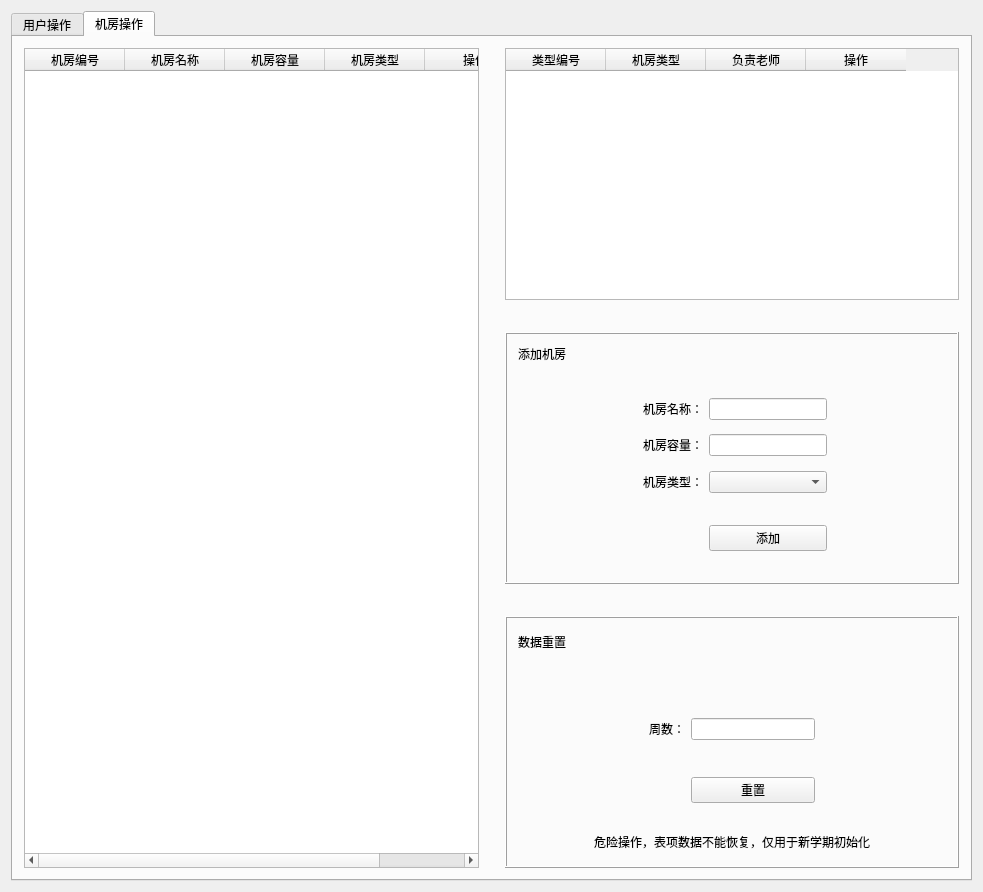
<?xml version="1.0" encoding="UTF-8"?>
<ui version="4.0">
 <class>Admin0Window</class>
 <widget class="QWidget" name="Admin0Window">
  <property name="geometry">
   <rect>
    <x>0</x>
    <y>0</y>
    <width>983</width>
    <height>892</height>
   </rect>
  </property>
  <property name="windowTitle">
   <string>Admin0Window</string>
  </property>
  <property name="windowIcon">
   <iconset>
    <normaloff>computer.png</normaloff>computer.png</iconset>
  </property>
  <layout class="QGridLayout" name="gridLayout">
   <item row="0" column="0">
    <widget class="QTabWidget" name="tabWidget">
     <property name="currentIndex">
      <number>1</number>
     </property>
     <widget class="QWidget" name="tab_3">
      <attribute name="title">
       <string>用户操作</string>
      </attribute>
      <layout class="QGridLayout" name="gridLayout_4">
       <item row="0" column="0">
        <widget class="QStackedWidget" name="stackedWidget">
         <property name="currentIndex">
          <number>0</number>
         </property>
         <widget class="QWidget" name="mainPage">
          <layout class="QGridLayout" name="gridLayout_2">
           <item row="1" column="1">
            <spacer name="horizontalSpacer_11">
             <property name="orientation">
              <enum>Qt::Horizontal</enum>
             </property>
             <property name="sizeHint" stdset="0">
              <size>
               <width>40</width>
               <height>20</height>
              </size>
             </property>
            </spacer>
           </item>
           <item row="1" column="0">
            <widget class="QPushButton" name="logoutButton">
             <property name="text">
              <string>退出登录</string>
             </property>
            </widget>
           </item>
           <item row="0" column="0" colspan="2">
            <widget class="QTableWidget" name="tableWidget">
             <column>
              <property name="text">
               <string>用户ID</string>
              </property>
             </column>
             <column>
              <property name="text">
               <string>用户名</string>
              </property>
             </column>
             <column>
              <property name="text">
               <string>权限等级</string>
              </property>
             </column>
             <column>
              <property name="text">
               <string>联系电话</string>
              </property>
             </column>
             <column>
              <property name="text">
               <string>电子邮箱</string>
              </property>
             </column>
             <column>
              <property name="text">
               <string>修改信息</string>
              </property>
             </column>
            </widget>
           </item>
          </layout>
         </widget>
         <widget class="QWidget" name="userPage">
          <layout class="QGridLayout" name="gridLayout_3">
           <item row="0" column="0">
            <spacer name="horizontalSpacer_6">
             <property name="orientation">
              <enum>Qt::Horizontal</enum>
             </property>
             <property name="sizeHint" stdset="0">
              <size>
               <width>88</width>
               <height>20</height>
              </size>
             </property>
            </spacer>
           </item>
           <item row="3" column="0" rowspan="18">
            <spacer name="verticalSpacer_3">
             <property name="orientation">
              <enum>Qt::Vertical</enum>
             </property>
             <property name="sizeHint" stdset="0">
              <size>
               <width>20</width>
               <height>40</height>
              </size>
             </property>
            </spacer>
           </item>
           <item row="17" column="3" colspan="2">
            <spacer name="horizontalSpacer_13">
             <property name="orientation">
              <enum>Qt::Horizontal</enum>
             </property>
             <property name="sizeHint" stdset="0">
              <size>
               <width>40</width>
               <height>20</height>
              </size>
             </property>
            </spacer>
           </item>
           <item row="3" column="3">
            <widget class="QLabel" name="label_7">
             <property name="text">
              <string>更改用户信息</string>
             </property>
             <property name="alignment">
              <set>Qt::AlignCenter</set>
             </property>
            </widget>
           </item>
           <item row="16" column="2">
            <widget class="QLabel" name="label_2">
             <property name="text">
              <string>新密码：</string>
             </property>
             <property name="alignment">
              <set>Qt::AlignRight|Qt::AlignTrailing|Qt::AlignVCenter</set>
             </property>
            </widget>
           </item>
           <item row="13" column="3" colspan="2">
            <spacer name="horizontalSpacer_10">
             <property name="orientation">
              <enum>Qt::Horizontal</enum>
             </property>
             <property name="sizeHint" stdset="0">
              <size>
               <width>40</width>
               <height>20</height>
              </size>
             </property>
            </spacer>
           </item>
           <item row="4" column="3">
            <spacer name="horizontalSpacer_17">
             <property name="orientation">
              <enum>Qt::Horizontal</enum>
             </property>
             <property name="sizeHint" stdset="0">
              <size>
               <width>40</width>
               <height>20</height>
              </size>
             </property>
            </spacer>
           </item>
           <item row="0" column="6">
            <spacer name="horizontalSpacer_5">
             <property name="orientation">
              <enum>Qt::Horizontal</enum>
             </property>
             <property name="sizeHint" stdset="0">
              <size>
               <width>88</width>
               <height>20</height>
              </size>
             </property>
            </spacer>
           </item>
           <item row="22" column="0">
            <widget class="QPushButton" name="returnButton">
             <property name="text">
              <string>返回</string>
             </property>
            </widget>
           </item>
           <item row="0" column="4">
            <spacer name="horizontalSpacer_15">
             <property name="orientation">
              <enum>Qt::Horizontal</enum>
             </property>
             <property name="sizeHint" stdset="0">
              <size>
               <width>40</width>
               <height>20</height>
              </size>
             </property>
            </spacer>
           </item>
           <item row="14" column="2">
            <widget class="QLabel" name="label_4">
             <property name="text">
              <string>权限等级：</string>
             </property>
             <property name="alignment">
              <set>Qt::AlignRight|Qt::AlignTrailing|Qt::AlignVCenter</set>
             </property>
            </widget>
           </item>
           <item row="0" column="2">
            <spacer name="horizontalSpacer_4">
             <property name="orientation">
              <enum>Qt::Horizontal</enum>
             </property>
             <property name="sizeHint" stdset="0">
              <size>
               <width>88</width>
               <height>20</height>
              </size>
             </property>
            </spacer>
           </item>
           <item row="7" column="3" colspan="2">
            <spacer name="horizontalSpacer_8">
             <property name="orientation">
              <enum>Qt::Horizontal</enum>
             </property>
             <property name="sizeHint" stdset="0">
              <size>
               <width>40</width>
               <height>20</height>
              </size>
             </property>
            </spacer>
           </item>
           <item row="20" column="3">
            <widget class="QPushButton" name="submitButton">
             <property name="text">
              <string>提交</string>
             </property>
            </widget>
           </item>
           <item row="10" column="3" colspan="2">
            <spacer name="horizontalSpacer_9">
             <property name="orientation">
              <enum>Qt::Horizontal</enum>
             </property>
             <property name="sizeHint" stdset="0">
              <size>
               <width>40</width>
               <height>20</height>
              </size>
             </property>
            </spacer>
           </item>
           <item row="14" column="3" colspan="2">
            <widget class="QLineEdit" name="premissionLine"/>
           </item>
           <item row="2" column="0">
            <spacer name="verticalSpacer_4">
             <property name="orientation">
              <enum>Qt::Vertical</enum>
             </property>
             <property name="sizeHint" stdset="0">
              <size>
               <width>20</width>
               <height>40</height>
              </size>
             </property>
            </spacer>
           </item>
           <item row="15" column="3" colspan="2">
            <spacer name="horizontalSpacer_12">
             <property name="orientation">
              <enum>Qt::Horizontal</enum>
             </property>
             <property name="sizeHint" stdset="0">
              <size>
               <width>40</width>
               <height>20</height>
              </size>
             </property>
            </spacer>
           </item>
           <item row="5" column="3" colspan="2">
            <widget class="QLineEdit" name="nameLine">
             <property name="palette">
              <palette>
               <active>
                <colorrole role="Base">
                 <brush brushstyle="SolidPattern">
                  <color alpha="255">
                   <red>241</red>
                   <green>241</green>
                   <blue>241</blue>
                  </color>
                 </brush>
                </colorrole>
               </active>
               <inactive>
                <colorrole role="Base">
                 <brush brushstyle="SolidPattern">
                  <color alpha="255">
                   <red>241</red>
                   <green>241</green>
                   <blue>241</blue>
                  </color>
                 </brush>
                </colorrole>
               </inactive>
               <disabled>
                <colorrole role="Base">
                 <brush brushstyle="SolidPattern">
                  <color alpha="255">
                   <red>240</red>
                   <green>240</green>
                   <blue>240</blue>
                  </color>
                 </brush>
                </colorrole>
               </disabled>
              </palette>
             </property>
             <property name="focusPolicy">
              <enum>Qt::NoFocus</enum>
             </property>
             <property name="readOnly">
              <bool>true</bool>
             </property>
            </widget>
           </item>
           <item row="8" column="2">
            <widget class="QLabel" name="label_5">
             <property name="text">
              <string>联系电话：</string>
             </property>
             <property name="alignment">
              <set>Qt::AlignRight|Qt::AlignTrailing|Qt::AlignVCenter</set>
             </property>
            </widget>
           </item>
           <item row="0" column="1">
            <spacer name="horizontalSpacer_3">
             <property name="orientation">
              <enum>Qt::Horizontal</enum>
             </property>
             <property name="sizeHint" stdset="0">
              <size>
               <width>88</width>
               <height>20</height>
              </size>
             </property>
            </spacer>
           </item>
           <item row="5" column="2">
            <widget class="QLabel" name="label">
             <property name="text">
              <string>用户名：</string>
             </property>
             <property name="alignment">
              <set>Qt::AlignRight|Qt::AlignTrailing|Qt::AlignVCenter</set>
             </property>
            </widget>
           </item>
           <item row="19" column="3" colspan="2">
            <spacer name="horizontalSpacer_14">
             <property name="orientation">
              <enum>Qt::Horizontal</enum>
             </property>
             <property name="sizeHint" stdset="0">
              <size>
               <width>40</width>
               <height>20</height>
              </size>
             </property>
            </spacer>
           </item>
           <item row="21" column="0">
            <spacer name="verticalSpacer_5">
             <property name="orientation">
              <enum>Qt::Vertical</enum>
             </property>
             <property name="sizeHint" stdset="0">
              <size>
               <width>20</width>
               <height>40</height>
              </size>
             </property>
            </spacer>
           </item>
           <item row="0" column="3">
            <spacer name="horizontalSpacer_16">
             <property name="orientation">
              <enum>Qt::Horizontal</enum>
             </property>
             <property name="sizeHint" stdset="0">
              <size>
               <width>40</width>
               <height>20</height>
              </size>
             </property>
            </spacer>
           </item>
           <item row="0" column="7">
            <spacer name="horizontalSpacer_7">
             <property name="orientation">
              <enum>Qt::Horizontal</enum>
             </property>
             <property name="sizeHint" stdset="0">
              <size>
               <width>88</width>
               <height>20</height>
              </size>
             </property>
            </spacer>
           </item>
           <item row="12" column="2">
            <widget class="QLabel" name="label_6">
             <property name="text">
              <string>电子邮箱：</string>
             </property>
             <property name="alignment">
              <set>Qt::AlignRight|Qt::AlignTrailing|Qt::AlignVCenter</set>
             </property>
            </widget>
           </item>
           <item row="18" column="2">
            <widget class="QLabel" name="label_3">
             <property name="text">
              <string>确认密码：</string>
             </property>
             <property name="alignment">
              <set>Qt::AlignRight|Qt::AlignTrailing|Qt::AlignVCenter</set>
             </property>
            </widget>
           </item>
           <item row="18" column="3" colspan="2">
            <widget class="QLineEdit" name="password2Line">
             <property name="echoMode">
              <enum>QLineEdit::Password</enum>
             </property>
            </widget>
           </item>
           <item row="16" column="3" colspan="2">
            <widget class="QLineEdit" name="passwordLine">
             <property name="echoMode">
              <enum>QLineEdit::Password</enum>
             </property>
            </widget>
           </item>
           <item row="12" column="3" colspan="2">
            <widget class="QLineEdit" name="emailLine">
             <property name="focusPolicy">
              <enum>Qt::NoFocus</enum>
             </property>
             <property name="readOnly">
              <bool>true</bool>
             </property>
            </widget>
           </item>
           <item row="8" column="3" colspan="2">
            <widget class="QLineEdit" name="phoneLine">
             <property name="focusPolicy">
              <enum>Qt::NoFocus</enum>
             </property>
             <property name="readOnly">
              <bool>true</bool>
             </property>
            </widget>
           </item>
          </layout>
         </widget>
        </widget>
       </item>
      </layout>
     </widget>
     <widget class="QWidget" name="tab_4">
      <attribute name="title">
       <string>机房操作</string>
      </attribute>
      <layout class="QGridLayout" name="gridLayout_7">
       <item row="3" column="2">
        <spacer name="horizontalSpacer_23">
         <property name="orientation">
          <enum>Qt::Horizontal</enum>
         </property>
         <property name="sizeHint" stdset="0">
          <size>
           <width>40</width>
           <height>20</height>
          </size>
         </property>
        </spacer>
       </item>
       <item row="0" column="1">
        <spacer name="verticalSpacer">
         <property name="orientation">
          <enum>Qt::Vertical</enum>
         </property>
         <property name="sizeHint" stdset="0">
          <size>
           <width>20</width>
           <height>40</height>
          </size>
         </property>
        </spacer>
       </item>
       <item row="1" column="2">
        <spacer name="horizontalSpacer_21">
         <property name="orientation">
          <enum>Qt::Horizontal</enum>
         </property>
         <property name="sizeHint" stdset="0">
          <size>
           <width>40</width>
           <height>20</height>
          </size>
         </property>
        </spacer>
       </item>
       <item row="0" column="0" rowspan="5">
        <widget class="QTableWidget" name="tableWidget_2">
         <column>
          <property name="text">
           <string>机房编号</string>
          </property>
         </column>
         <column>
          <property name="text">
           <string>机房名称</string>
          </property>
         </column>
         <column>
          <property name="text">
           <string>机房容量</string>
          </property>
         </column>
         <column>
          <property name="text">
           <string>机房类型</string>
          </property>
         </column>
         <column>
          <property name="text">
           <string>操作</string>
          </property>
         </column>
        </widget>
       </item>
       <item row="2" column="1">
        <spacer name="verticalSpacer_2">
         <property name="orientation">
          <enum>Qt::Vertical</enum>
         </property>
         <property name="sizeHint" stdset="0">
          <size>
           <width>20</width>
           <height>40</height>
          </size>
         </property>
        </spacer>
       </item>
       <item row="4" column="1">
        <spacer name="verticalSpacer_6">
         <property name="orientation">
          <enum>Qt::Vertical</enum>
         </property>
         <property name="sizeHint" stdset="0">
          <size>
           <width>20</width>
           <height>40</height>
          </size>
         </property>
        </spacer>
       </item>
       <item row="4" column="2">
        <widget class="QFrame" name="frame">
         <property name="frameShape">
          <enum>QFrame::Box</enum>
         </property>
         <property name="frameShadow">
          <enum>QFrame::Raised</enum>
         </property>
         <layout class="QGridLayout" name="gridLayout_5">
          <item row="0" column="0">
           <widget class="QLabel" name="label_8">
            <property name="text">
             <string>数据重置</string>
            </property>
           </widget>
          </item>
          <item row="6" column="3">
           <spacer name="horizontalSpacer_20">
            <property name="orientation">
             <enum>Qt::Horizontal</enum>
            </property>
            <property name="sizeHint" stdset="0">
             <size>
              <width>40</width>
              <height>20</height>
             </size>
            </property>
           </spacer>
          </item>
          <item row="7" column="0" colspan="4">
           <widget class="QLabel" name="label_9">
            <property name="text">
             <string>危险操作，表项数据不能恢复，仅用于新学期初始化</string>
            </property>
            <property name="alignment">
             <set>Qt::AlignCenter</set>
            </property>
           </widget>
          </item>
          <item row="5" column="2">
           <widget class="QPushButton" name="resetButton">
            <property name="text">
             <string>重置</string>
            </property>
           </widget>
          </item>
          <item row="1" column="0" rowspan="5">
           <spacer name="verticalSpacer_7">
            <property name="orientation">
             <enum>Qt::Vertical</enum>
            </property>
            <property name="sizeHint" stdset="0">
             <size>
              <width>20</width>
              <height>40</height>
             </size>
            </property>
           </spacer>
          </item>
          <item row="4" column="2">
           <spacer name="horizontalSpacer_2">
            <property name="orientation">
             <enum>Qt::Horizontal</enum>
            </property>
            <property name="sizeHint" stdset="0">
             <size>
              <width>40</width>
              <height>20</height>
             </size>
            </property>
           </spacer>
          </item>
          <item row="3" column="2">
           <widget class="QLineEdit" name="weeknumEdit"/>
          </item>
          <item row="3" column="1">
           <widget class="QLabel" name="label_10">
            <property name="text">
             <string>周数：</string>
            </property>
            <property name="alignment">
             <set>Qt::AlignRight|Qt::AlignTrailing|Qt::AlignVCenter</set>
            </property>
           </widget>
          </item>
          <item row="0" column="3" rowspan="6">
           <spacer name="verticalSpacer_10">
            <property name="orientation">
             <enum>Qt::Vertical</enum>
            </property>
            <property name="sizeHint" stdset="0">
             <size>
              <width>20</width>
              <height>40</height>
             </size>
            </property>
           </spacer>
          </item>
          <item row="6" column="0">
           <spacer name="horizontalSpacer_19">
            <property name="orientation">
             <enum>Qt::Horizontal</enum>
            </property>
            <property name="sizeHint" stdset="0">
             <size>
              <width>40</width>
              <height>20</height>
             </size>
            </property>
           </spacer>
          </item>
          <item row="6" column="1" colspan="2">
           <spacer name="horizontalSpacer_18">
            <property name="orientation">
             <enum>Qt::Horizontal</enum>
            </property>
            <property name="sizeHint" stdset="0">
             <size>
              <width>40</width>
              <height>20</height>
             </size>
            </property>
           </spacer>
          </item>
          <item row="1" column="1" colspan="2">
           <spacer name="horizontalSpacer">
            <property name="orientation">
             <enum>Qt::Horizontal</enum>
            </property>
            <property name="sizeHint" stdset="0">
             <size>
              <width>40</width>
              <height>20</height>
             </size>
            </property>
           </spacer>
          </item>
         </layout>
        </widget>
       </item>
       <item row="2" column="2">
        <widget class="QFrame" name="frame_2">
         <property name="frameShape">
          <enum>QFrame::Box</enum>
         </property>
         <property name="frameShadow">
          <enum>QFrame::Raised</enum>
         </property>
         <layout class="QGridLayout" name="gridLayout_6">
          <item row="1" column="0" rowspan="9">
           <spacer name="verticalSpacer_8">
            <property name="orientation">
             <enum>Qt::Vertical</enum>
            </property>
            <property name="sizeHint" stdset="0">
             <size>
              <width>20</width>
              <height>40</height>
             </size>
            </property>
           </spacer>
          </item>
          <item row="5" column="1">
           <widget class="QLabel" name="label_13">
            <property name="text">
             <string>机房容量：</string>
            </property>
            <property name="alignment">
             <set>Qt::AlignRight|Qt::AlignTrailing|Qt::AlignVCenter</set>
            </property>
           </widget>
          </item>
          <item row="0" column="3" rowspan="10">
           <spacer name="verticalSpacer_9">
            <property name="orientation">
             <enum>Qt::Vertical</enum>
            </property>
            <property name="sizeHint" stdset="0">
             <size>
              <width>20</width>
              <height>40</height>
             </size>
            </property>
           </spacer>
          </item>
          <item row="10" column="0">
           <spacer name="horizontalSpacer_24">
            <property name="orientation">
             <enum>Qt::Horizontal</enum>
            </property>
            <property name="sizeHint" stdset="0">
             <size>
              <width>40</width>
              <height>20</height>
             </size>
            </property>
           </spacer>
          </item>
          <item row="10" column="1" colspan="2">
           <spacer name="horizontalSpacer_22">
            <property name="orientation">
             <enum>Qt::Horizontal</enum>
            </property>
            <property name="sizeHint" stdset="0">
             <size>
              <width>40</width>
              <height>20</height>
             </size>
            </property>
           </spacer>
          </item>
          <item row="5" column="2">
           <widget class="QLineEdit" name="labnumEdit"/>
          </item>
          <item row="3" column="1">
           <widget class="QLabel" name="label_12">
            <property name="text">
             <string>机房名称：</string>
            </property>
            <property name="alignment">
             <set>Qt::AlignRight|Qt::AlignTrailing|Qt::AlignVCenter</set>
            </property>
           </widget>
          </item>
          <item row="10" column="3">
           <spacer name="horizontalSpacer_26">
            <property name="orientation">
             <enum>Qt::Horizontal</enum>
            </property>
            <property name="sizeHint" stdset="0">
             <size>
              <width>40</width>
              <height>20</height>
             </size>
            </property>
           </spacer>
          </item>
          <item row="9" column="2">
           <widget class="QPushButton" name="addlabButton">
            <property name="text">
             <string>添加</string>
            </property>
           </widget>
          </item>
          <item row="7" column="1">
           <widget class="QLabel" name="label_14">
            <property name="text">
             <string>机房类型：</string>
            </property>
            <property name="alignment">
             <set>Qt::AlignRight|Qt::AlignTrailing|Qt::AlignVCenter</set>
            </property>
           </widget>
          </item>
          <item row="3" column="2">
           <widget class="QLineEdit" name="labnameEdit"/>
          </item>
          <item row="0" column="0">
           <widget class="QLabel" name="label_11">
            <property name="text">
             <string>添加机房</string>
            </property>
           </widget>
          </item>
          <item row="1" column="1" colspan="2">
           <spacer name="horizontalSpacer_25">
            <property name="orientation">
             <enum>Qt::Horizontal</enum>
            </property>
            <property name="sizeHint" stdset="0">
             <size>
              <width>40</width>
              <height>20</height>
             </size>
            </property>
           </spacer>
          </item>
          <item row="8" column="2">
           <spacer name="horizontalSpacer_27">
            <property name="orientation">
             <enum>Qt::Horizontal</enum>
            </property>
            <property name="sizeHint" stdset="0">
             <size>
              <width>40</width>
              <height>20</height>
             </size>
            </property>
           </spacer>
          </item>
          <item row="7" column="2">
           <widget class="QComboBox" name="labtypeBox"/>
          </item>
         </layout>
        </widget>
       </item>
       <item row="0" column="2">
        <widget class="QTableWidget" name="tableWidget_3">
         <column>
          <property name="text">
           <string>类型编号</string>
          </property>
         </column>
         <column>
          <property name="text">
           <string>机房类型</string>
          </property>
         </column>
         <column>
          <property name="text">
           <string>负责老师</string>
          </property>
         </column>
         <column>
          <property name="text">
           <string>操作</string>
          </property>
         </column>
        </widget>
       </item>
      </layout>
     </widget>
    </widget>
   </item>
  </layout>
 </widget>
 <layoutdefault spacing="6" margin="11"/>
 <resources/>
 <connections/>
</ui>
